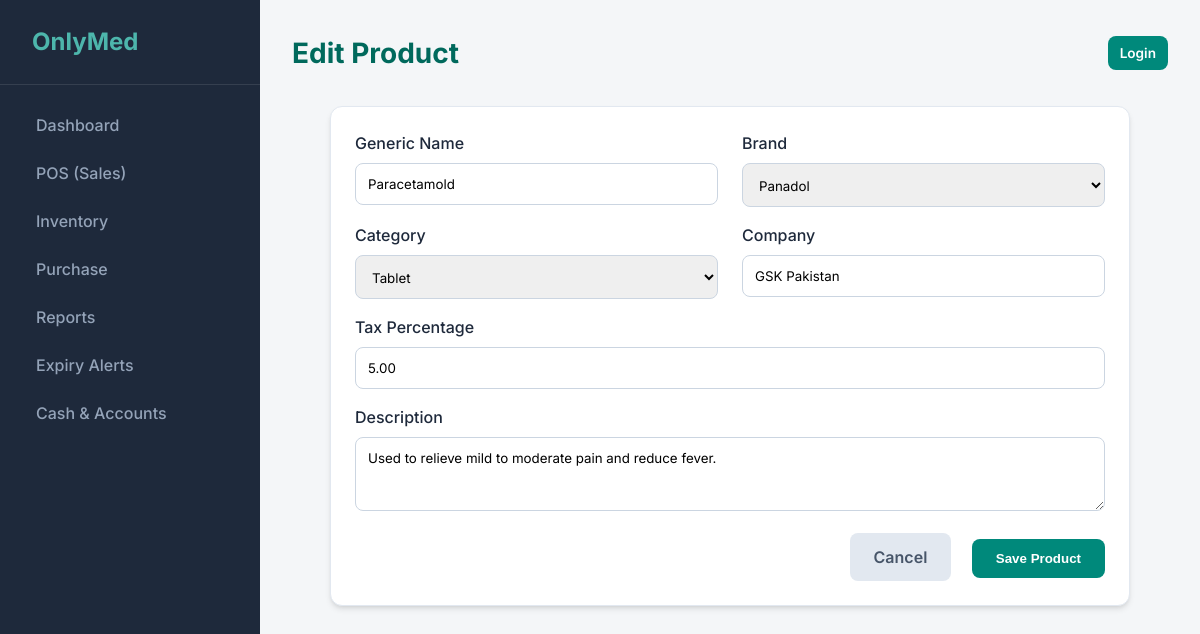
The page /inventory/products/1/edit/ on the database its author committed.
### inventory/models.py (models this page shows, shortened)
class Product(models.Model):
    brand = models.ForeignKey(Brand, on_delete=models.CASCADE, related_name='products')
    name = models.CharField(max_length=200, help_text="Generic Name")
    category = models.ForeignKey(Category, on_delete=models.CASCADE, related_name='products')
    company = models.CharField(max_length=100, blank=True, help_text="Company Name")
    description = models.TextField(blank=True)
    tax_percentage = models.DecimalField(max_digits=5, decimal_places=2, default=0.0, help_text="Tax percentage (0 to 100)")
    created_at = models.DateTimeField(auto_now_add=True)
    updated_at = models.DateTimeField(auto_now=True)

### inventory/views.py (the view)
# urls.py: path('products/<int:pk>/edit/', views.product_edit, name='product_edit'),
def product_edit(request, pk):
    product = get_object_or_404(Product, pk=pk)
    if request.method == 'POST':
        form = ProductForm(request.POST, instance=product)
        if form.is_valid():
            form.save()
            messages.success(request, 'Product updated successfully.')
            return redirect('product_list')
    else:
        form = ProductForm(instance=product)
    return render(request, 'inventory/product_form.html', {'form': form, 'title': 'Edit Product'})

### inventory/forms.py
class ProductForm(forms.ModelForm):
    class Meta:
        model = Product
        fields = ['name', 'brand', 'category', 'company', 'tax_percentage', 'description']
        widgets = {
            'name': forms.TextInput(attrs={'class': 'form-control', 'placeholder': 'Generic Name'}),
            'brand': forms.Select(attrs={'class': 'form-control'}),
            'category': forms.Select(attrs={'class': 'form-control'}),
            'company': forms.TextInput(attrs={'class': 'form-control'}),
            'tax_percentage': forms.NumberInput(attrs={'class': 'form-control', 'step': '0.01'}),
            'description': forms.Textarea(attrs={'class': 'form-control', 'rows': 3}),
        }

### inventory/models.py (called while the page is built)
    def __str__(self):
        return self.name

    def __str__(self):
        return self.name

### templates/inventory/product_form.html (shortened to what this page needs)
{% extends 'base.html' %}
{% block page_title %}{{ title }}{% endblock %}
{% block content %}
<div class="card" style="max-width: 800px; margin: 0 auto;">
    <form method="post">
        <div class="grid-2">
            <div class="form-group">
                <label for="{{ form.name.id_for_label }}">Generic Name</label>
                {{ form.name }}
            </div>
            <div class="form-group">
                <label for="{{ form.brand.id_for_label }}">Brand</label>
                {{ form.brand }}
            </div>
        </div>
        <div class="grid-2">
            <div class="form-group">
                <label for="{{ form.category.id_for_label }}">Category</label>
                {{ form.category }}
            </div>
            <div class="form-group">
                <label for="{{ form.company.id_for_label }}">Company</label>
                {{ form.company }}
            </div>
        </div>
        <div class="form-group">
            <label for="{{ form.tax_percentage.id_for_label }}">Tax Percentage</label>
            {{ form.tax_percentage }}
        </div>
        <div class="form-group">
            <label for="{{ form.description.id_for_label }}">Description</label>
            {{ form.description }}
        </div>
        <div class="mt-4 text-right">
            <a href="{% url 'product_list' %}" class="btn"
                style="background: #e2e8f0; color: #475569; margin-right: 1rem;">Cancel</a>
            <button type="submit" class="btn btn-primary">Save Product</button>
        </div>
    </form>
</div>
{% endblock %}

### static/css/style.css (style rules this page uses)
:root { --primary: #00897b; --primary-dark: #00695c; --secondary: #4db6ac; --accent: #ffb74d; --bg-body: #f4f6f8; --bg-card: #ffffff; --bg-sidebar: #1e293b; --text-main: #1e293b; --text-muted: #64748b; --text-light: #f1f5f9; --radius: 12px; --shadow: 0 4px 6px -1px rgb(0 0 0 / 0.1), 0 2px 4px -2px rgb(0 0 0 / 0.1); --shadow-lg: 0 10px 15px -3px rgb(0 0 0 / 0.1), 0 4px 6px -4px rgb(0 0 0 / 0.1); }
* { box-sizing: border-box; margin: 0; padding: 0; }
body { font-family: 'Inter', system-ui, -apple-system, sans-serif; background-color: var(--bg-body); color: var(--text-main); line-height: 1.5; display: flex; min-height: 100vh; }
.card { background: var(--bg-card); border-radius: var(--radius); padding: 1.5rem; box-shadow: var(--shadow); margin-bottom: 1.5rem; border: 1px solid #e2e8f0; }
.grid-2 { display: grid; grid-template-columns: repeat(2, 1fr); gap: 1.5rem; }
.btn { display: inline-flex; align-items: center; justify-content: center; padding: 0.75rem 1.5rem; border-radius: 8px; font-weight: 600; cursor: pointer; border: none; transition: transform 0.1s; text-decoration: none; gap: 0.5rem; }
.btn-primary { background: var(--primary); color: white; }
.form-group { margin-bottom: 1rem; }
label { display: block; margin-bottom: 0.5rem; font-weight: 500; color: var(--text-main); }
input, select, textarea { width: 100%; padding: 0.75rem; border: 1px solid #cbd5e1; border-radius: 8px; font-family: inherit; transition: border-color 0.2s; }
.text-right { text-align: right; }
.mt-4 { margin-top: 1rem; }

### rows shown on the page
Product: name "Paracetamold", brand "Panadol", category "Tablet", company "GSK Pakistan", tax_percentage "5.00", description "Used to relieve mild to moderate pain and reduce fever."

### other values the page prints
{{ title }} "Edit Product"
